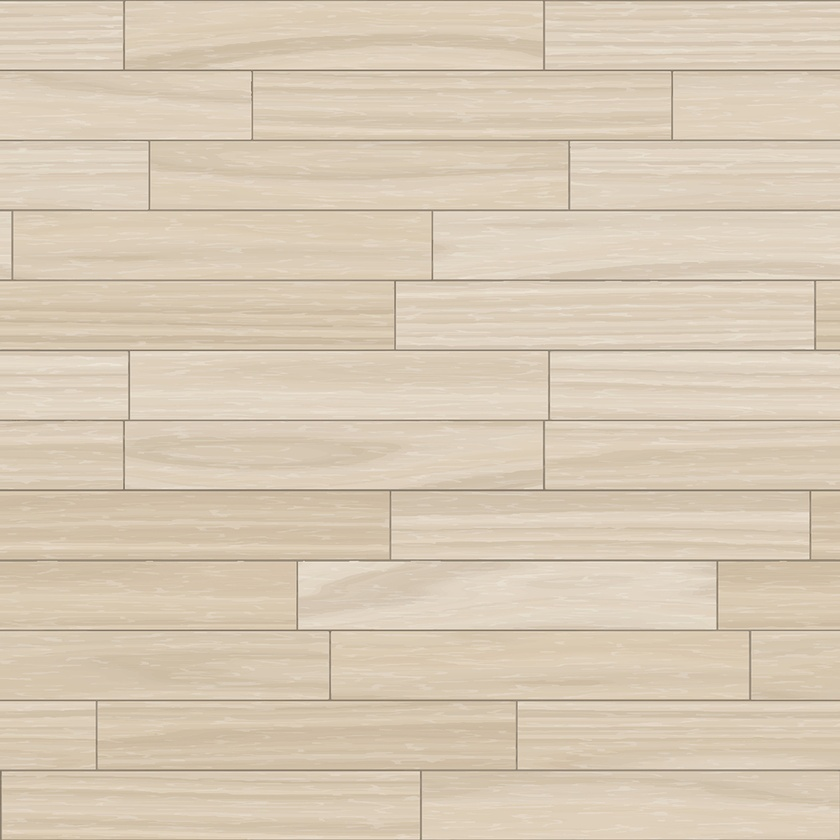
%> input picture Floor.jpg, 840 x 840 px, shrunk from 1200 x 1200 before the run
$ octave TestEnvironmentVideo1.m   (GNU Octave 9; MATLAB toolbox functions it lacks are replaced by stand-ins)
%> lines starting %> are read from the running program, lines starting %| are printed output that depends on the picture


%worker.plotWorkspace();
axis equal
%axis([-5, -0.5, -5, -3, -0.88, 3]) %Uncomment this for video
%axis equal
axis([0, 5, -5, 5, -0.88, 3]) %Uncomment this for video

% Accessories
surf([-5,-5;5,5] ...
      ,[-5,5;-5,5] ...
      ,[-0.88,-0.88;-0.88,-0.88] ...
      ,'CData',imread('Floor.jpg') ...
      ,'FaceColor','texturemap');
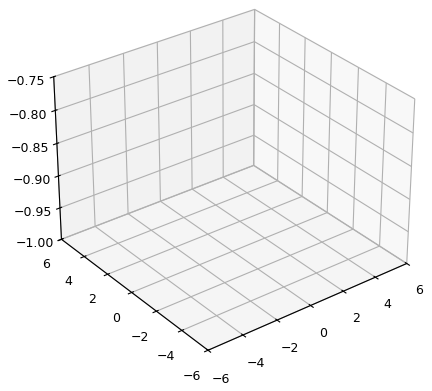
%> figure redrawn from the program's plot data

surf([-5,5;-5,5] ...
      ,[5,5;5,5] ...
      ,[3,3;-0.88,-0.88] ...
      ,'CData',imread('WallPaperWords.jpg') ...
      ,'FaceColor','texturemap');
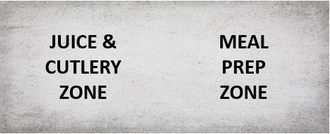
%> input picture Images/WallPaperWords.jpg, 330 x 134 px, shrunk from 472 x 191 before the run
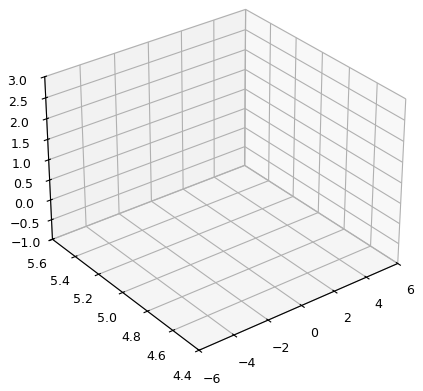
%> figure redrawn from the program's plot data

surf([5,5;5,5] ...
      ,[5,-5;5,-5] ...
      ,[3,3;-0.88,-0.88] ...
      ,'CData',imread('WallPaper.jpg') ...
      ,'FaceColor','texturemap');
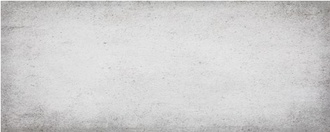
%> input picture Images/WallPaper.jpg, 330 x 132 px, shrunk from 472 x 188 before the run
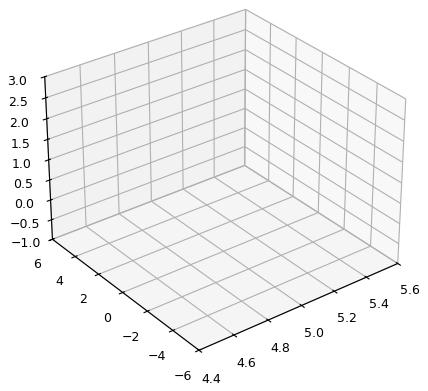
%> figure redrawn from the program's plot data

%> (the run ends here)
